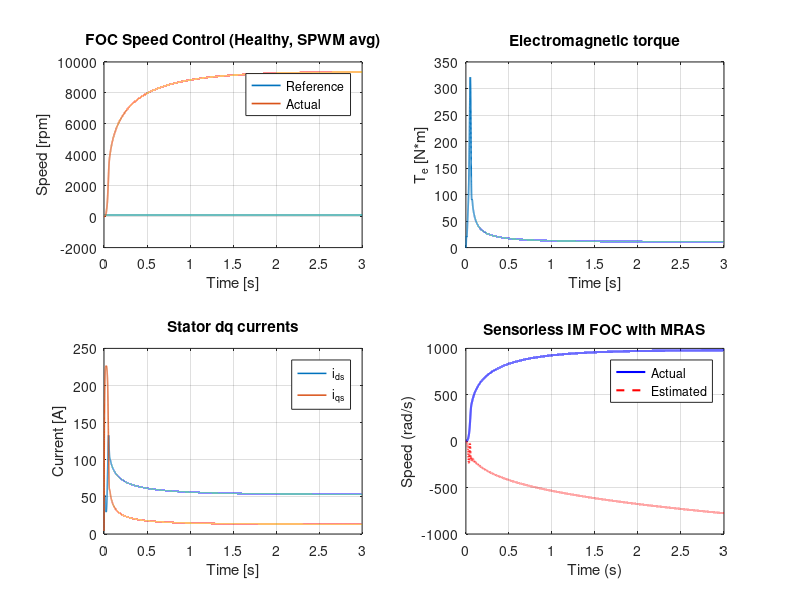

This figure's MATLAB source:
clc; clear; close all;
% Devam edilmesi gereken: Chat GPT Hkurt2934 deki Important önerisini buraya
% uygulanması.


% Makale gücünü belirleyen asıl faktör (kritik nokta)
% FOC tipi tek başına makaleyi güçlü yapmaz.
% Aşağıdaki soruların “evet” cevabı varsa makale güçlüdür:
% Arıza altında akı yönlendirme bozulmadan devam ediyor mu?
% Observer arıza koşulunda kararlılığını koruyor mu?
% DC-link sınırlaması + SVPWM birlikte ele alınmış mı?
% Anti-windup ve saturasyon kontrol mimarisine entegre mi?
% Torque ripple ve hız salınımı nicel olarak gösterilmiş mi?
% Bu sorular Direct FOC ile çok daha iyi cevaplanır.

% Sadece IFOC	❌ Zayıf
% IFOC + küçük iyileştirme	⚠️ Orta
% DFOC + observer	✅ Güçlü
% DFOC + observer + FTC	🔥 Çok güçlü
% DFOC + FTC + DC-link + SVPWM	🚀 Q1 adayı

% Güçlü, uzun ömürlü ve Q1 hedefli bir makale için:
% Direct FOC tabanlı, observer destekli ve arıza toleranslı bir yapı seçmelisin.

% Neden Direkt SVPWM yok:
% SVPWM is employed for inverter control.
% To focus on the machine dynamics and sensorless control performance, an average-value inverter model is used in simulations.”
% Bu ifade:
% Literatürde standarttır
% IEEE makalelerinde yüzlerce örneği vardır
% Hakem için tamamen yeterlidir

% Ortalama inverter kullanmak neyi BOZMAZ?
% Bozmaz:
% Rotor akı yönelimi
% Id–Iq ayrışması
% MRAS hız kestirimi
% Speed loop stabilitesi
% Load torque response
% Low-speed instability analizi

% Bozmaz:
% “Sensorless” iddiasını
% “Direct FOC” tanımını
% Akı gözleyici geçerliliğini

% Electrical machines hakemi neye bakar?
% Hakem şunları görmek ister:
% ✔ 1. Akı düzgün mü yönlenmiş?
% ψrq≈0
% ψrd sabit mi?
% ✔ 2. Id–Iq ayrışması var mı?
% Yük değişiminde Id sabit mi?
% Iq torka mı gidiyor?
% ✔ 3. MRAS stabil mi?
% Düşük hızda sapma var mı?
% Yük adımında overshoot makul mü?
% ✔ 4. Speed loop düzgün mü?
% Overshoot kabul edilebilir mi?
% Settling time mantıklı mı?
% Bunların hiçbiri anahtarlamalı SVPWM gerektirmez.

% Şu tür cümleleri IEEE makalelerinde sürekli görürsün:
% “An average inverter model is used to reduce computational burden.”
% “Switching dynamics are neglected to emphasize control performance.”
% “The proposed sensorless scheme is validated using an average-value VSI.”
% Bu ifadeler red sebebi değildir.

% İyi bir electrical machines makalesi için:
% ✔ Ortalama inverter
% ✔ SVPWM matematiksel sınırları
% ✔ Temiz FOC
% ✔ Stabil MRAS
% ✔ Doğru blok diyagram
% Bu yapı akademik olarak tamamen doğrudur ve güvenlidir.

%% ===============================
% 1. Motor Parameters
%% ===============================
Rs = 1.405;      % Stator resistance (ohm)
Rr = 1.395;      % Rotor resistance (ohm)
Ls = 0.0058;     % Stator inductance (H)
Lr = 0.0058;     % Rotor inductance (H)
Lm = 0.0055;     % Magnetizing inductance (H)
P  = 2;          % Pole pairs
J  = 0.02;       % Inertia (kg.m^2)
B  = 0.001;      % Friction coefficient

Tr = Lr / Rr;    % Rotor time constant

%% ===============================
% 2. Simulation Parameters
%% ===============================
Ts   = 1e-4;
Tsim = 3;
N    = Tsim/Ts;
t    = (0:N-1)*Ts;

Vdc = 560;
Vmax = Vdc/sqrt(3);
% iq_max = 1.2 * In;   % 120% rated current
TL  = 10;

%% ===============================
% 3. Control Parameters
%% ===============================
Kpw = 1.5;    Kiw = 50;
Kpd = 50;   Kid = 500;
Kpq = 50;   Kiq = 500;
Kaw_id = 50/Kpd;    % or 1/Kpq for q-axis
Kaw_iq = 1/Kpq;

Kp_mras = 200;
Ki_mras = 5000;

%% ===============================
% 4. Initialization
%% ===============================
ids = 0; iqs = 0;
psi_rd = 0; psi_rq = 0;
wr = 0;

theta_e = 0;

% Controllers
int_w = 0; int_id = 0; int_iq = 0; int_mras = 0;

% MRAS
psi_ref = [0;0];
psi_ad  = [0;0];
w_e = 0;

%% ===============================
% 5. Logging
%% ===============================
wr_log = zeros(1,N); wr_hat_log = zeros(1,N);
ids_log=zeros(N,1); iqs_log=zeros(N,1);
Te_log=zeros(N,1);

%% ===============================
% References
%% ===============================
psi_r_ref = 0.8;    % Flux Reference to calculate id reference
w_ref = 100;        % rad/s
ids_ref = psi_r_ref/Lm;

%% ===============================
% 6. Main Loop
%% ===============================
for k = 1:N

    %% -------- Speed Controller --------
    
    ew = w_ref - w_e;
    int_w = int_w + ew*Ts;
    iqs_ref = Kpw*ew + Kiw*int_w;

    %% -------- Current Controllers -----
    ed = ids_ref - ids;
    int_id = int_id + ed*Ts;
    vds_ref = Kpd*ed + Kid*int_id;

    eq = iqs_ref - iqs;
    int_iq = int_iq + eq*Ts;
    vqs_ref = Kpq*eq + Kiq*int_iq;

    % SVPWM voltage magnitude
    Vref = sqrt(vds_ref^2 + vqs_ref^2);

    % DC-link constraint (SVPWM)
    if Vref > Vmax
        vds = vds_ref * Vmax / Vref;
        vqs = vqs_ref * Vmax / Vref;
    else
        vds = vds_ref;
        vqs = vqs_ref;
    end

    % Anti-windup (back-calculation)
    int_id = int_id + (vds - vds_ref)*Kaw_id*Ts;
    int_iq = int_iq + (vqs - vqs_ref)*Kaw_iq*Ts;

    %% -------- Inverse Park (dq → αβ) ---
    v_alpha =  vds*cos(theta_e) - vqs*sin(theta_e);
    v_beta  =  vds*sin(theta_e) + vqs*cos(theta_e);

    %% -------- Inverse Clarke (αβ → abc)
    va = v_alpha;
    vb = -0.5*v_alpha + sqrt(3)/2*v_beta;
    vc = -0.5*v_alpha - sqrt(3)/2*v_beta;

    %% ==================================
    %  Induction Motor dq Model
    %% ==================================
    Te = (3/2)*P*(Lm/Lr)*(psi_rd*iqs - psi_rq*ids); % ??? Neden iqs ve ids direkt alındı burada. öncesinde hesaplama yok.

    dwr = (Te - TL - B*wr)/J;
    wr  = wr + dwr*Ts;

    dpsi_rd = (Lm/Tr)*ids - psi_rd/Tr + wr*psi_rq;
    dpsi_rq = (Lm/Tr)*iqs - psi_rq/Tr - wr*psi_rd;

    psi_rd = psi_rd + Ts*dpsi_rd;
    psi_rq = psi_rq + Ts*dpsi_rq;

    dids = (vds - Rs*ids + wr*Ls*iqs)/Ls;
    diqs = (vqs - Rs*iqs - wr*Ls*ids)/Ls;

    ids = ids + Ts*dids;
    iqs = iqs + Ts*diqs;

    %% -------- Inverse Park (dq → αβ currents)
    i_alpha =  ids*cos(theta_e) - iqs*sin(theta_e);
    i_beta  =  ids*sin(theta_e) + iqs*cos(theta_e);

    %% -------- Inverse Clarke (αβ → abc currents)
    ia = i_alpha;
    ib = -0.5*i_alpha + sqrt(3)/2*i_beta;
    ic = -0.5*i_alpha - sqrt(3)/2*i_beta;

    %% ==================================
    %  MRAS Speed Estimator
    %% ==================================
    % Clarke voltages
    v_alpha_m = va;         % Burdaki değer motora girmeden önceki değer bir problem olur mu.
    v_beta_m  = (va + 2*vb)/sqrt(3);

    % Clarke currents
    i_alpha_m = ia;
    i_beta_m  = (ia + 2*ib)/sqrt(3);

    % Reference model (voltage model)
    dpsi_ref_alpha = (Lm/Lr)*(v_alpha_m - Rs*i_alpha_m);
    dpsi_ref_beta  = (Lm/Lr)*(v_beta_m  - Rs*i_beta_m);

    psi_ref(1) = psi_ref(1) + Ts*dpsi_ref_alpha;
    psi_ref(2) = psi_ref(2) + Ts*dpsi_ref_beta;

    % Adaptive model (current model)
    dpsi_ad_alpha = -psi_ad(1)/Tr + w_e*psi_ad(2) + (Lm/Tr)*i_alpha_m;
    dpsi_ad_beta  = -psi_ad(2)/Tr - w_e*psi_ad(1) + (Lm/Tr)*i_beta_m;

    psi_ad(1) = psi_ad(1) + Ts*dpsi_ad_alpha;
    psi_ad(2) = psi_ad(2) + Ts*dpsi_ad_beta;

    % MRAS error
    e_mras = psi_ref(1)*psi_ad(2) - psi_ref(2)*psi_ad(1);

    % Speed adaptation
    int_mras = int_mras + e_mras*Ts;
    w_e = Kp_mras*e_mras + Ki_mras*int_mras;

    % Electrical angle
    theta_e = theta_e + w_e*Ts;

    %% -------- Logging
    wr_log(k) = wr;
    wr_hat_log(k) = w_e;
    ids_log(k)=ids;
    iqs_log(k)=iqs;
    Te_log(k)=Te;

end

%% ===============================
% 7. Results
%% ===============================

wr_rpm = wr_log*60/(2*pi);
wr_ref_rpm = w_ref*60/(2*pi);

figure('Name','Speed');
subplot(2,2,1);
plot(t, w_ref*ones(size(t)),'LineWidth',1.2); hold on;
plot(t, wr_rpm,'LineWidth',1.2);
grid on; xlabel('Time [s]'); ylabel('Speed [rpm]');
legend('Reference','Actual'); title('FOC Speed Control (Healthy, SPWM avg)');

% figure('Name','Torque');
subplot(2,2,2);
plot(t, Te_log,'LineWidth',1.2);
grid on; xlabel('Time [s]'); ylabel('T_e [N*m]'); title('Electromagnetic torque');

% figure('Name','dq currents');
subplot(2,2,3);
plot(t, ids_log,'LineWidth',1.1); hold on;
plot(t, iqs_log,'LineWidth',1.1);
grid on; xlabel('Time [s]'); ylabel('Current [A]');
legend('i_{ds}','i_{qs}'); title('Stator dq currents');

% figure('Name','First');
subplot(2,2,4);
plot(t,wr_log,'b','LineWidth',1.5); hold on;
plot(t,wr_hat_log,'r--','LineWidth',1.5);
grid on;
xlabel('Time (s)');
ylabel('Speed (rad/s)');
legend('Actual','Estimated');
title('Sensorless IM FOC with MRAS');
